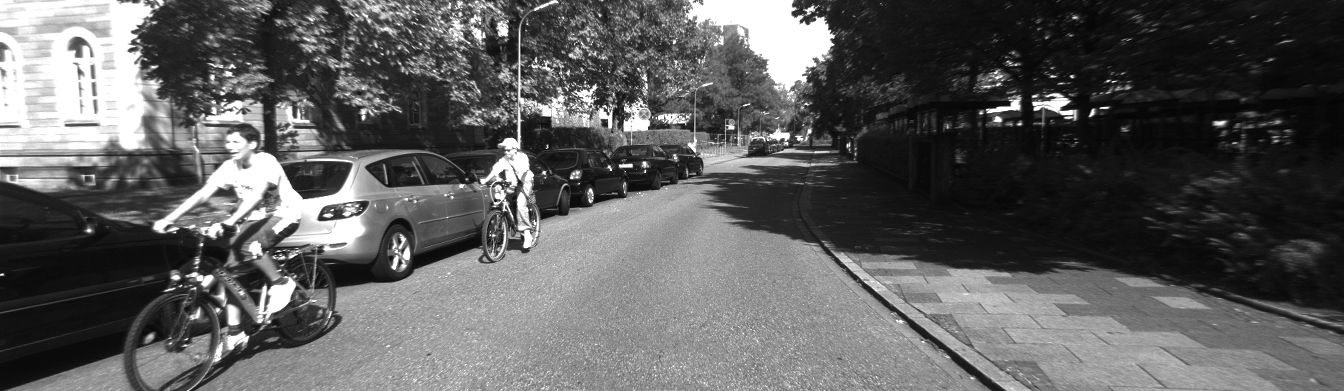
//> input picture urban4_left.pgm, 1344 x 391 px, given in place of dispMcCnn.png, which was not available
$ ./Main   (built with g++ and OpenCV 4)
//> lines starting //> are read from the running program, lines starting //| are printed output that depends on the picture; after the words box and inside, x2 and y2 are one past the last pixel; in counts of white or black regions, pixels touching at a corner belong together; pictures that were not available may be replaced by others from this repository, and a replacement may not be noted
### VDisparity.h
#pragma once
#include <opencv2/opencv.hpp>
#include<opencv2/highgui.hpp>
#include <iostream>

class VDisparity {
protected:
	cv::Mat disparityImg;
public:
	VDisparity();
	cv::Mat computeVDisparity();
	cv::Mat getDisparityImage();
	int getMaxDisparity();
};

### Ground.h
#pragma once
#include"VDisparity.h"
//#define BASELINE 0.54
#define BASELINE 0.147522
#define CAMERA_HEIGHT 1.65
//#define FOCAL_LENGTH 721
#define FOCAL_LENGTH 384.376
#define PITCH 0.00903
//#define PITCH 0.349
//#define EPSILON 7.5
#define EPSILON 3.5
const float PI_F = 3.14159265358979f;

class Ground:VDisparity {
	cv::Mat vDisparity;
	std::vector<cv::Vec4i> vDisparityLines;
	cv::Vec4i groundLine;

	inline float computeSlope(cv::Point A, cv::Point B)
	{
		if (B.x - A.x)
			return float((B.y - A.y) / (B.x - A.x));
		return 0.0;
	}
	inline float convertRad2Degree(float radius)
	{
		return (radius * 180) / PI_F;
	}

	std::vector<float> computeNormalizationV(std::vector<float> vector);
	cv::Point3f getCentroidOfPoints(std::vector<cv::Point3f> points);
	float getDistanceFromPointToPlan(cv::Point3f point, float a, float b, float c, float d);
public:
	void findGroundLine();
	cv::Mat matchGroundLineInDisparity();
	std::vector<cv::Point3f> mathchingPixelsTo3DCoord(cv::Mat matchDisparityMap);
	std::vector<float> getPlaneEquation(std::vector<cv::Point3f> points);
	cv::Mat getGroundPixels(float threshold, float a, float b, float c, float d);
	cv::Mat selectGroundPlane(cv::Mat originalImage, float threshold, float a, float b, float c, float d);
	double calculateDistanceFromDisparity();
};

### HoughTransf.h
#pragma once
#include <opencv2/opencv.hpp>
#include<opencv2/highgui.hpp>
#include <iostream>

class HoughTransf {
	cv::Mat vDisparity;
public:
	HoughTransf();
	cv::Mat applyHoughProbab();
	std::vector<cv::Vec4i> applyHoughProbab2();
};

### VDisparity.cpp
#include"VDisparity.h"

VDisparity::VDisparity()
{
	// [38 lines of commented-out code are left out]
	disparityImg = cv::imread("dispMcCnn.png", 0); //McCnn -real - slow 228
//> disparityImg is the input picture: 391 rows x 1344 cols, CV_8UC1; min 3, max 255, mean 93.3
}

int VDisparity::getMaxDisparity() {
	double maxDisparity = 0, minDisparity = 0;
	cv::minMaxLoc(disparityImg, &minDisparity, &maxDisparity);
//> minDisparity = 3; maxDisparity = 255

	return maxDisparity;
}

cv::Mat VDisparity::computeVDisparity()
{
	double maxDisparity = 0;// , minValue = 0;
	//double maxValue = 0;// , minValue = 0;
	//cv::minMaxLoc(disparityImg, &minValue, &maxValue);

	maxDisparity = this->getMaxDisparity();
//> maxDisparity = 255
	cv::Mat vDisp = cv::Mat(disparityImg.rows, (int)maxDisparity + 1, CV_16U, cv::Scalar(0));
//> vDisp: 391 rows x 256 cols, CV_16UC1; every value is 0
	std::cout << "VDisp max value: "<< maxDisparity << std::endl;
//| VDisp max value: 255
	int disparityWidth = disparityImg.rows;
//> disparityWidth = 391
	int disparityHeight = disparityImg.cols;
//> disparityHeight = 1344

	for (int i = disparityWidth / 2; i < disparityWidth; i++)
	{
		uchar* pointer = disparityImg.ptr<uchar>(i);
		for (int j = 0; j < disparityHeight; j++)
		{
			if(pointer[j] && pointer[j] != 255)
				//vDisp.at<ushort>(i, pointer[j])++;
				vDisp.at<ushort>(i, pointer[j])+= 1;
		}
	}
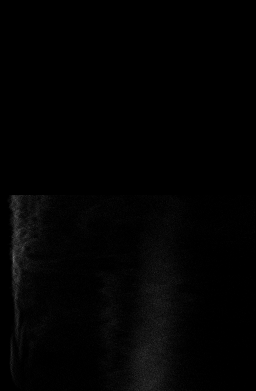
//> vDisp: 391 rows x 256 cols, CV_16UC1; min 0, max 109, mean 2.6

	cv::normalize(vDisp, vDisp, 0, 255, cv::NORM_MINMAX, CV_8UC1);
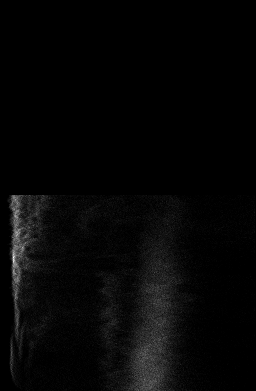
//> vDisp: 391 rows x 256 cols, CV_8UC1; min 0, max 255, mean 6
	return vDisp;
}

// [4 lines left out: function getDisparityImage, not called in this run]

### Ground.cpp
#include"Ground.h"
#include"HoughTransf.h"

// [7 lines left out: function calculateDistanceFromDisparity, not called in this run]

void Ground::findGroundLine()
{
	HoughTransf hough;
	float SD = 0, dist = 0;
	std::vector<cv::Vec4i> matchingLines;
	std::vector<float> distances;
	this->vDisparityLines = hough.applyHoughProbab2();

	float theta = convertRad2Degree(PITCH);
	float g = CAMERA_HEIGHT / (BASELINE*cos(theta));
	std::cout << "theta" << theta << std::endl;
	std::cout << "Slope Ground Equation:" << g << std::endl;

	for (int i = 0; i < this->vDisparityLines.size(); i++){
		cv::Vec4i lines = this->vDisparityLines[i];
		cv::Point a(lines[0], lines[1]);
		cv::Point b(lines[2], lines[3]);
		SD = this->computeSlope(a, b);
		dist = abs(SD - g);
		if (dist < EPSILON){
			distances.push_back(dist);
			matchingLines.push_back(lines);
		}
	}
	std::cout << "Best lines: " << matchingLines.size() << std::endl;

	// [16 lines of commented-out code are left out]

	int minIndex = 0;
	float minDistance = *std::min_element(distances.begin(), distances.end());
	minIndex = std::min_element(distances.begin(), distances.end()) - distances.begin();
	this->groundLine = matchingLines[minIndex];
}

// [177 lines left out: functions matchGroundLineInDisparity, mathchingPixelsTo3DCoord, getCentroidOfPoints, computeNormalizationV, getDistanceFromPointToPlan, getPlaneEquation and 2 more, not called in this run]

### HoughTransf.cpp
#include"HoughTransf.h"
#include"VDisparity.h"

HoughTransf::HoughTransf()
{
	VDisparity img;
	vDisparity = img.computeVDisparity();
}

// [17 lines left out: function applyHoughProbab, not called in this run]

std::vector<cv::Vec4i> HoughTransf::applyHoughProbab2()
{
	std::vector<cv::Vec4i> linesFromVDisparity;
	cv::threshold(vDisparity, vDisparity, 20, 255, cv::THRESH_BINARY);
	cv::HoughLinesP(vDisparity, linesFromVDisparity, 1, CV_PI / 180, 50, 0, 10);

	return linesFromVDisparity;
}

### Main.cpp
#include"HoughTransf.h"
#include"Ground.h"

int main()
{
	VDisparity vdisp;
	HoughTransf hough;
	Ground ground;
	// [4 lines of commented-out code are left out]
	cv::Mat originalImage = cv::imread("left_orig_0.png", cv::IMREAD_GRAYSCALE);
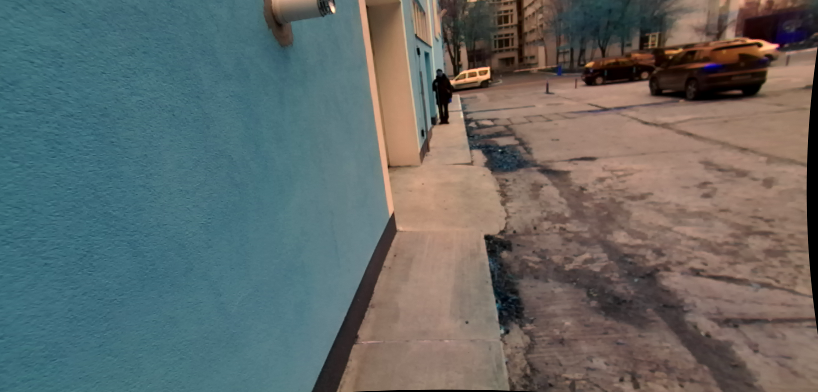
//> input picture left_orig_0.png, 818 x 392 px
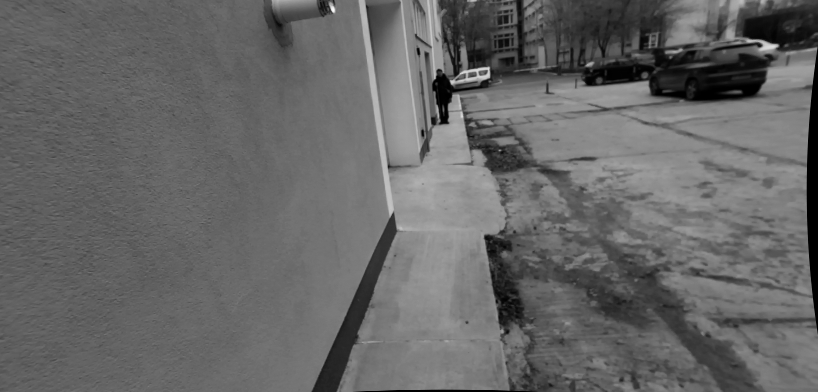
//> originalImage: 392 rows x 818 cols, CV_8UC1; min 0, max 250, mean 102.2
	//cv::Mat originalImage = cv::imread("right_orig_0.png", cv::IMREAD_GRAYSCALE);
	//cv::Mat originalImage = cv::imread("left_orig_0.pgm", cv::IMREAD_GRAYSCALE);
	//cv::Mat originalImage = cv::imread("00000_10.png", cv::IMREAD_GRAYSCALE);
	cv::Mat matchedDisparity;
	ground.findGroundLine();
//| VDisp max value: 255
//> in applyHoughProbab2, `cv::threshold(vDisparity, vDisparity, 20, 255, cv::THRESH_BINARY);`:
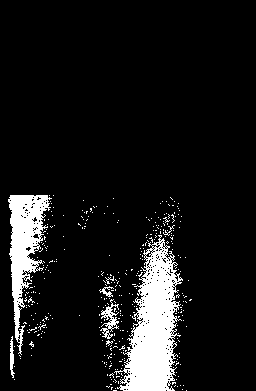
//> vDisparity: 391 rows x 256 cols, CV_8UC1; 9.6% white; 358 white regions (351 under 20 px), largest, box (x1, y1, x2, y2) and area: (114, 235, 183, 391) 5473, (8, 195, 52, 355) 2880, (100, 299, 119, 339) 283
//> in applyHoughProbab2, `cv::HoughLinesP(vDisparity, linesFromVDisparity, 1, CV_PI / 180, 50, 0..`: linesFromVDisparity = 66 lines (x1, y1, x2, y2), first 8: [11, 211, 43, 243], [128, 390, 160, 235], [15, 333, 27, 195], [139, 390, 164, 247], [147, 390, 172, 249], [10, 369, 12, 336], [135, 390, 168, 204], [145, 390, 174, 212]
//> in findGroundLine, `this->vDisparityLines = hough.applyHoughProbab2();`: this->vDisparityLines = 66 items, first 8: [11, 211, 43, 243], [128, 390, 160, 235], [15, 333, 27, 195], [139, 390, 164, 247], [147, 390, 172, 249], [10, 369, 12, 336], [135, 390, 168, 204], [145, 390, 174, 212]
//> the loop in findGroundLine, `for (int i = 0; i < this->vDisparityLines.size(); i++)` made 66 passes
//> (a, b, SD, dist) on passes 1 to 12: (Point(11, 211), Point(43, 243), 1, 11.87), (Point(128, 390), Point(160, 235), -4, 16.87), (Point(15, 333), Point(27, 195), -11, 23.87), (Point(139, 390), Point(164, 247), -5, 17.87), (Point(147, 390), Point(172, 249), -5, 17.87), (Point(10, 369), Point(12, 336), -16, 28.87), (Point(135, 390), Point(168, 204), -5, 17.87), (Point(145, 390), Point(174, 212), -6, 18.87), (Point(122, 389), Point(158, 235), -4, 16.87), (Point(131, 390), Point(161, 235), -5, 17.87), (Point(160, 390), Point(172, 254), -11, 23.87), (Point(136, 390), Point(166, 219), -5, 17.87)
//| Best lines: 0
//> (the run ends here: the program crashes, at `float minDistance = *std::min_element(distances.begin(), distances.end..`)
